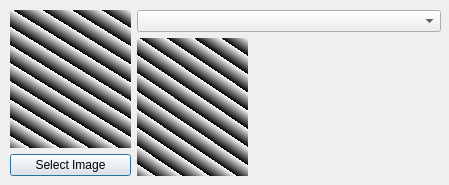
<?xml version="1.0" encoding="UTF-8"?>
<ui version="4.0">
 <class>SearchByImage</class>
 <widget class="QDialog" name="SearchByImage">
  <property name="geometry">
   <rect>
    <x>0</x>
    <y>0</y>
    <width>449</width>
    <height>185</height>
   </rect>
  </property>
  <property name="windowTitle">
   <string>Dialog</string>
  </property>
  <widget class="QWidget" name="">
   <property name="geometry">
    <rect>
     <x>10</x>
     <y>10</y>
     <width>431</width>
     <height>166</height>
    </rect>
   </property>
   <layout class="QHBoxLayout" name="horizontalLayout_2">
    <item>
     <layout class="QVBoxLayout" name="verticalLayout">
      <item>
       <widget class="QLabel" name="label_selectImage">
        <property name="minimumSize">
         <size>
          <width>121</width>
          <height>131</height>
         </size>
        </property>
        <property name="styleSheet">
         <string notr="true">background-color: qlineargradient(spread:repeat, x1:0.945, y1:0.102, x2:1, y2:0, stop:0 rgba(0, 0, 0, 255), stop:1 rgba(255, 255, 255, 255));</string>
        </property>
        <property name="text">
         <string/>
        </property>
       </widget>
      </item>
      <item>
       <widget class="QPushButton" name="pushButton_selectImage">
        <property name="text">
         <string>Select Image</string>
        </property>
       </widget>
      </item>
     </layout>
    </item>
    <item>
     <layout class="QVBoxLayout" name="verticalLayout_2">
      <item>
       <widget class="QComboBox" name="comboBox_get_imagePath"/>
      </item>
      <item>
       <layout class="QHBoxLayout" name="horizontalLayout">
        <item>
         <widget class="QLabel" name="label_get_img">
          <property name="minimumSize">
           <size>
            <width>111</width>
            <height>111</height>
           </size>
          </property>
          <property name="styleSheet">
           <string notr="true">background-color: qlineargradient(spread:repeat, x1:0.945, y1:0.102, x2:1, y2:0, stop:0 rgba(0, 0, 0, 255), stop:1 rgba(255, 255, 255, 255));</string>
          </property>
          <property name="text">
           <string/>
          </property>
         </widget>
        </item>
        <item>
         <spacer name="horizontalSpacer">
          <property name="orientation">
           <enum>Qt::Horizontal</enum>
          </property>
          <property name="sizeHint" stdset="0">
           <size>
            <width>40</width>
            <height>20</height>
           </size>
          </property>
         </spacer>
        </item>
       </layout>
      </item>
     </layout>
    </item>
   </layout>
  </widget>
 </widget>
 <resources/>
 <connections/>
</ui>
